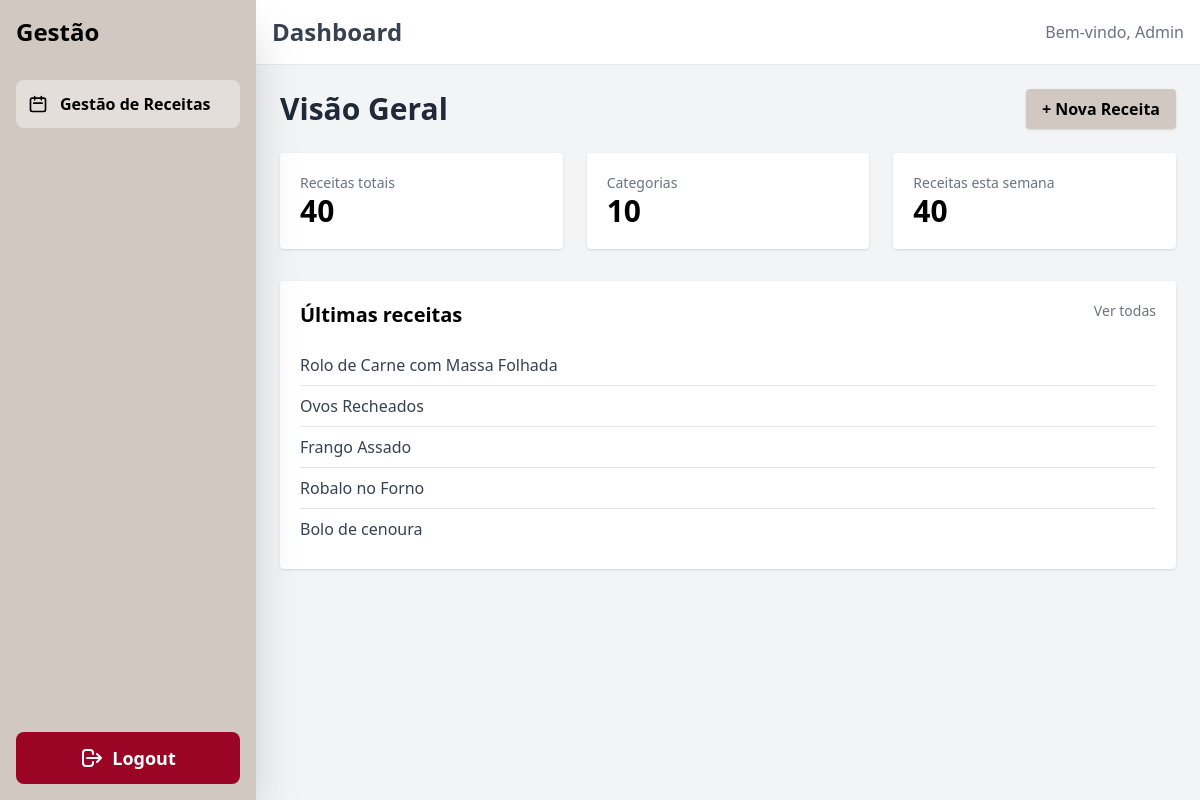
Screenshot of /admin/dashboard.php with the database file from the repository.
### tables this page shows
CREATE TABLE IF NOT EXISTS `receitas` (
  `id` int NOT NULL AUTO_INCREMENT,
  `nome` varchar(100) NOT NULL,
  `tempo` varchar(50) DEFAULT NULL,
  `ingredientes` text,
  `preparacao` text,
  `imagem` varchar(128) DEFAULT NULL,
  `categoria` varchar(100) DEFAULT NULL,
  `descricao` text,
  `quantidade` int DEFAULT NULL,
  `orcamento` varchar(50) DEFAULT NULL,
  PRIMARY KEY (`id`)
);

### admin/dashboard.php (the view, shortened to what this page needs)
<?php
require('../ajax/connection.php');
?>
<!DOCTYPE html>
<html lang="pt">
<head>
    <script src="https://cdn.tailwindcss.com"></script>
</head>
<body class="bg-gray-100">
    <div class="flex min-h-screen">
        <?php require('includes/nav.php');
            $totalReceitas = $dbh->query("SELECT COUNT(*) FROM receitas")->fetchColumn();
            $totalCategorias = $dbh->query("SELECT COUNT(DISTINCT categoria) FROM receitas")->fetchColumn();
            $stmt = $dbh->prepare("SELECT id, nome FROM receitas ORDER BY id DESC LIMIT 5");
            $stmt->execute();
            $ultimasReceitas = $stmt->fetchAll();
        ?>
        <div class="flex-1">
            <header class="bg-white border-b p-4 flex justify-between items-center">
                <h1 class="text-2xl font-bold text-gray-700">Dashboard</h1>
                <span class="text-gray-500">Bem-vindo, Admin</span>
            </header>
            <div class="p-6">
                <div class="flex justify-between items-center mb-6">
                    <h2 class="text-3xl font-bold text-gray-800">Visão Geral</h2>
                    <a href="receitaNova.php"
                    class="bg-[#D1C8C1] px-4 py-2 rounded font-semibold shadow">
                        + Nova Receita
                    </a>
                </div>
                <div class="grid grid-cols-1 md:grid-cols-3 gap-6 mb-8">
                    <div class="bg-white p-5 rounded shadow">
                        <p class="text-sm text-gray-500">Receitas totais</p>
                        <p class="text-3xl font-bold"><?= (int)$totalReceitas ?></p>
                    </div>
                    <div class="bg-white p-5 rounded shadow">
                        <p class="text-sm text-gray-500">Categorias</p>
                        <p class="text-3xl font-bold"><?= (int)$totalCategorias ?></p>
                    </div>
                    <div class="bg-white p-5 rounded shadow">
                        <p class="text-sm text-gray-500">Receitas esta semana</p>
                        <p class="text-3xl font-bold"><?= (int)$totalReceitas ?></p>
                    </div>
                </div>
                <div class="bg-white p-5 rounded shadow">
                    <div class="flex justify-between mb-4">
                        <h3 class="text-xl font-semibold">Últimas receitas</h3>
                        <a href="receitas.php" class="text-sm text-gray-500 hover:underline">
                            Ver todas
                        </a>
                    </div>
                    <?php if ($ultimasReceitas): ?>
                        <ul class="divide-y">
                            <?php foreach ($ultimasReceitas as $r): ?>
                                <li class="py-2 text-gray-700 font-medium">
                                    <?= $r['nome'] ?>
                                </li>
                            <?php endforeach; ?>
                        </ul>
                    <?php else: ?>
                        <p class="text-gray-500">Sem receitas registadas.</p>
                    <?php endif; ?>
                </div>
            </div>
        </div>
    </div>
</body>
</html>

### rows the page displays
receitas: nome "Rolo de Carne com Massa Folhada"
receitas: nome "Ovos Recheados"
receitas: nome "Frango Assado"
receitas: nome "Robalo no Forno"
receitas: nome "Bolo de cenoura"

### other values shown
$totalReceitas "40"
$totalCategorias "10"
